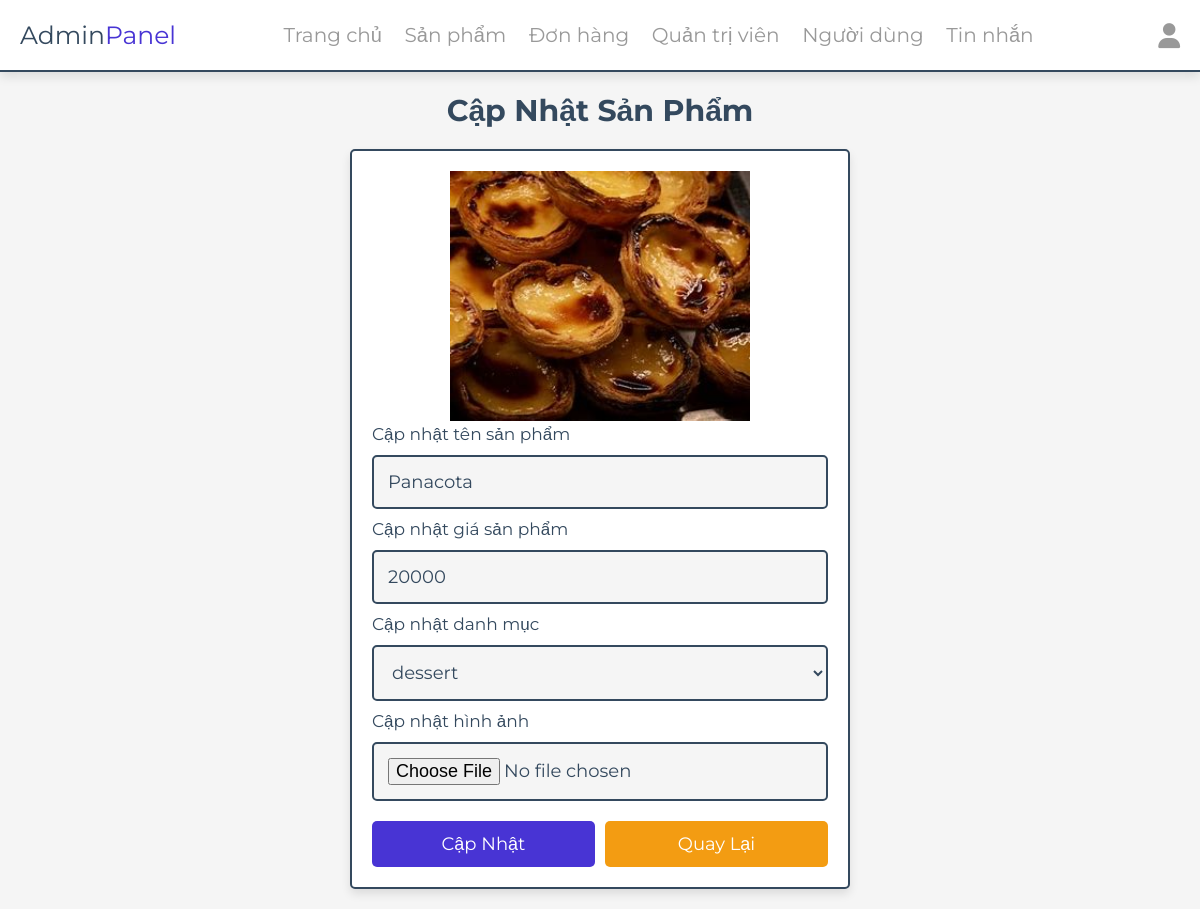
The app's page /admin/update_product.php?update=42 (signed in) with its own data.
### tables this page shows
CREATE TABLE `products` (
  `id` int(100) NOT NULL,
  `name` varchar(100) NOT NULL,
  `category` varchar(100) NOT NULL,
  `price` int(10) NOT NULL,
  `image` varchar(100) NOT NULL
);

### admin/update_product.php (the view, shortened to what this page needs)
<?php
include '../components/connect.php';
?>
<!DOCTYPE html>
<html lang="vi">
<head>
   <link rel="stylesheet" href="https://cdnjs.cloudflare.com/ajax/libs/font-awesome/6.1.1/css/all.min.css">
   <link rel="stylesheet" href="../css/admin_style.css">
</head>
<body>
<?php include '../components/admin_header.php' ?>
<section class="update-product">
   <h1 class="heading">Cập nhật sản phẩm</h1>
   <?php
      $update_id = $_GET['update'];
      $show_products = $conn->prepare("SELECT * FROM `products` WHERE id = ?");
      $show_products->execute([$update_id]);
      if($show_products->rowCount() > 0){
         while($fetch_products = $show_products->fetch()){
   ?>
   <form action="" method="POST" enctype="multipart/form-data">
      <img src="../uploaded_img/<?= $fetch_products['image']; ?>" alt="">
      <span>Cập nhật tên sản phẩm</span>
      <input type="text" required placeholder="Nhập tên sản phẩm" name="name" maxlength="100" class="box" value="<?= $fetch_products['name']; ?>">
      <span>Cập nhật giá sản phẩm</span>
      <input type="number" min="0" max="9999999999" required placeholder="Nhập giá sản phẩm" name="price" onkeypress="if(this.value.length == 10) return false;" class="box" value="<?= $fetch_products['price']; ?>">
      <span>Cập nhật danh mục</span>
      <select name="category" class="box" required>
         <option selected value="<?= $fetch_products['category']; ?>"><?= $fetch_products['category']; ?></option>
      </select>
      <span>Cập nhật hình ảnh</span>
      <input type="file" name="image" class="box" accept="image/jpg, image/jpeg, image/png, image/webp">
      <div class="flex-btn">
         <input type="submit" value="Cập nhật" class="btn" name="update">
         <a href="products.php" class="option-btn">Quay lại</a>
      </div>
   </form>
   <?php
         }
      }else{
         echo '<p class="empty">Chưa có sản phẩm nào được thêm!</p>';
      }
   ?>
</section>
</body>
</html>

### css/admin_style.css (style rules this page uses)
:root { --main-color:#4834d4; --red:#e74c3c; --orange:#f39c12; --black:#34495e; --white:#fff; --light-bg:#f5f5f5; --light-color:#999; --border:.2rem solid var(--black); --box-shadow:0 .5rem 1rem rgba(0,0,0,.1); }
* { font-family: 'Montserrat', sans-serif; margin:0; padding:0; box-sizing: border-box; text-decoration: none; outline: none; border:none; }
html { font-size: 62.5%; overflow-x: hidden; }
body { background-color: var(--light-bg); }
section { max-width: 1200px; margin:0 auto; padding:2rem; }
.btn, .delete-btn, .option-btn { display: block; margin-top: 1rem; border-radius: .5rem; cursor: pointer; width: 100%; font-size: 1.8rem; color:var(--white); padding:1.2rem 3rem; text-transform: capitalize; text-align: center; }
.btn { background-color: var(--main-color); }
.option-btn { background-color: var(--orange); }
.flex-btn { display: flex; gap:1rem; }
.heading { text-align: center; margin-bottom: 2rem; text-transform: capitalize; color:var(--black); font-size: 3rem; }
.update-product form { margin:0 auto; max-width: 50rem; background-color: var(--white); border-radius: .5rem; box-shadow: var(--box-shadow); border:var(--border); padding:2rem; }
.update-product form img { height: 25rem; width: 100%; object-fit: contain; }
.update-product form .box { background-color: var(--light-bg); border:var(--border); width: 100%; padding:1.4rem; font-size: 1.8rem; color:var(--black); border-radius: .5rem; margin: 1rem 0; }
.update-product form span { font-size: 1.7rem; color:var(--black); }

### records on screen
products: image (picture), name "Panacota", price "20000", category "dessert"
